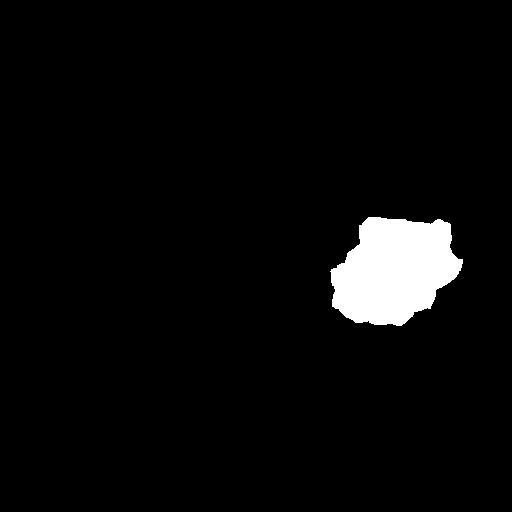
#> input picture 目标距离比例/test.png, 512 x 512 px
$ python object_distance_rate.py --image test.png   (older library calls are emulated)
#> lines starting #> are read from the running program, lines starting #| are printed output that depends on the picture; after the words box and inside, x2 and y2 are one past the last pixel; in counts of white or black regions, pixels touching at a corner belong together
# coding=utf-8
# 导入相应的pthon包
from scipy.spatial import distance as dist
from imutils import perspective
from imutils import contours
import numpy as np
import argparse
import imutils
import cv2

# 计算中心点函数
def midpoint(ptA, ptB):
	return ((ptA[0] + ptB[0]) * 0.5, (ptA[1] + ptB[1]) * 0.5)
i = 0

def paint_calculate(ptA, color):
	xA = ptA[0]
	yA = ptA[1]
	cv2.circle(orig, (int(xA), int(yA)), 2, color, -1)
	cv2.circle(orig, (int(0.5 * w), int(0.5 * h)), 2, color, -1)
	cv2.circle(orig, (int(w), int(h)), 3, color, -1)
	cv2.line(orig, (int(xA), int(yA)), (int(0.5 * w), int(0.5 * h)), color, 1)
	cv2.line(orig, (int(w), int(h)), (int(0.5 * w), int(0.5 * h)), color, 1)

	# 计算坐标之间的欧式距离并及进行距离转换
	D1 = dist.euclidean((xA, yA), (int(0.5 * w), int(0.5 * h))) / refObj[2]
	(mX, mY) = midpoint((xA, yA), (int(0.5 * w), int(0.5 * h)))
	cv2.putText(orig, "{:.3}".format(D1), (int(mX), int(mY - 10)), cv2.FONT_HERSHEY_SIMPLEX, 0.55, color, 1)

	D2 = dist.euclidean((int(w), int(h)), (int(0.5 * w), int(0.5 * h))) / refObj[2]
	(mX, mY) = midpoint((int(w), int(h)), (int(0.5 * w), int(0.5 * h)))
	cv2.putText(orig, "{:.3f}".format(D2), (int(mX), int(mY - 10)), cv2.FONT_HERSHEY_SIMPLEX, 0.55, color, 1)
	cv2.putText(orig, "RATE:{:.4f}".format(D1 / D2), (int(mX - 300), int(mY - 10)), cv2.FONT_HERSHEY_SIMPLEX, 0.55,
				color, 1)
	# 显示结果

	cv2.imshow("Image", orig)
	cv2.waitKey(0)


# 进行参数配置和解析
ap = argparse.ArgumentParser()
ap.add_argument("-i", "--image", required=True, help="path to the input image")
args = vars(ap.parse_args())

# 读取图片
image = cv2.imread(args["image"])
#> image is the input picture: shape (512, 512, 3); min 0, max 255, mean 10.1

# 执行灰度变换
gray = cv2.cvtColor(image, cv2.COLOR_BGR2GRAY)
# 执行高斯滤波
gray = cv2.GaussianBlur(gray, (7, 7), 0)

h = image.shape[0]
#> h = 512
w = image.shape[1]
#> w = 512

# 执行Canny边缘检测
edged = cv2.Canny(gray, 50, 100)
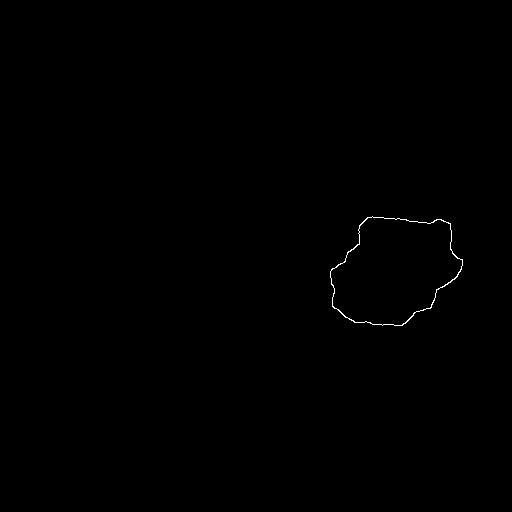
#> edged: shape (512, 512); 0.18% white in thin lines or dots, all inside (x1, y1, x2, y2) = (330, 216, 463, 326)
# 执行腐蚀和膨胀后处理
edged = cv2.dilate(edged, None, iterations=1)
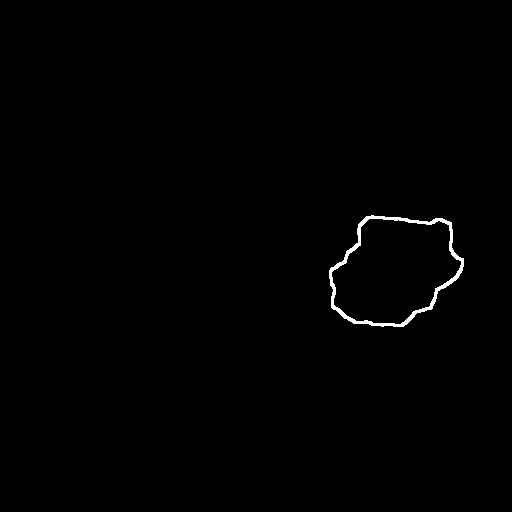
#> edged: shape (512, 512); 0.56% white; 1 white region, box (x1, y1, x2, y2) and area: (329, 215, 464, 327) 1473
edged = cv2.erode(edged, None, iterations=1)

# 在边缘映射中寻找轮廓
cnts = cv2.findContours(edged.copy(), cv2.RETR_EXTERNAL, cv2.CHAIN_APPROX_SIMPLE)
#> cnts = 1 contour; box (x1, y1, x2, y2) and area: (330, 216, 463, 326) 10399
cnts = imutils.grab_contours(cnts)

# 对轮廓点进行排序
(cnts, _) = contours.sort_contours(cnts)
# 设置显示颜色

refObj = None

# 循环遍历每一个轮廓点
for c in cnts:
	# 过滤点太小的轮廓点
	if cv2.contourArea(c) < 100:
		continue

	# 计算最小的外接矩形
	box = cv2.minAreaRect(c)
	box = cv2.cv.BoxPoints(box) if imutils.is_cv2() else cv2.boxPoints(box)
	box = np.array(box, dtype="int")

	# 对轮廓点进行排序
	box = perspective.order_points(box)

	# 计算BB的中心点
	cX = np.average(box[:, 0])
	cY = np.average(box[:, 1])

	if refObj is None:
		# 获取4个坐标点并计算中心点坐标
		(tl, tr, br, bl) = box
		(tlblX, tlblY) = midpoint(tl, bl)
		(trbrX, trbrY) = midpoint(tr, br)

		# 计算中心点之间的欧式距离
		D = dist.euclidean((tlblX, tlblY), (trbrX, trbrY))
		# 获取计算结果
		# refObj = (box, (cX, cY), D / args["width"])
		refObj = (box, (cX, cY), D / 1.0)


	# 绘制轮廓
	orig = image.copy()
	cv2.drawContours(orig, [box.astype("int")], -1, (0, 255, 0), 2)
	cv2.drawContours(orig, [refObj[0].astype("int")], -1, (0, 255, 0), 2)

	# 进行坐标堆叠
	refCoords = np.vstack([refObj[0], refObj[1]])
	objCoords = np.vstack([box, (cX, cY)])

	# 遍历所有的坐标点

	xN = (refCoords[0][0] + refCoords[1][0]) * 0.5
	yN = (refCoords[0][1] + refCoords[1][1]) * 0.5

	xE = (refCoords[1][0] + refCoords[2][0]) * 0.5
	yE = (refCoords[1][1] + refCoords[2][1]) * 0.5

	xS = (refCoords[2][0] + refCoords[3][0]) * 0.5
	yS = (refCoords[2][1] + refCoords[3][1]) * 0.5

	xW = (refCoords[3][0] + refCoords[0][0]) * 0.5
	yW = (refCoords[3][1] + refCoords[0][1]) * 0.5

	xC = refCoords[4][0]
	yC = refCoords[4][1]

	colors = ((0, 0, 255), (240, 0, 159), (0, 165, 255), (255, 255, 0), (255, 0, 255))

		# 绘制点并连接为直线
	paint_calculate((xN, yN), colors[0])
	orig = image.copy()
	cv2.drawContours(orig, [box.astype("int")], -1, (0, 255, 0), 2)
	cv2.drawContours(orig, [refObj[0].astype("int")], -1, (0, 255, 0), 2)

	paint_calculate((xE, yE), colors[1])
	orig = image.copy()
	cv2.drawContours(orig, [box.astype("int")], -1, (0, 255, 0), 2)
	cv2.drawContours(orig, [refObj[0].astype("int")], -1, (0, 255, 0), 2)

	paint_calculate((xW, yW), colors[2])
	orig = image.copy()
	cv2.drawContours(orig, [box.astype("int")], -1, (0, 255, 0), 2)
	cv2.drawContours(orig, [refObj[0].astype("int")], -1, (0, 255, 0), 2)

	paint_calculate((xS, yS), colors[3])
	orig = image.copy()
	cv2.drawContours(orig, [box.astype("int")], -1, (0, 255, 0), 2)
	cv2.drawContours(orig, [refObj[0].astype("int")], -1, (0, 255, 0), 2)

	paint_calculate((xC, yC), colors[4])
#> this loop made 1 pass
#> (cX, cY, tl, tr, br, bl, tlblX, tlblY) on pass 1: (395.2, 270.8, [332, 214], [463, 219], [459, 328], [327, 322], 329.5, 268)
#> pass 1, in paint_calculate, `cv2.imshow("Image", orig)`:
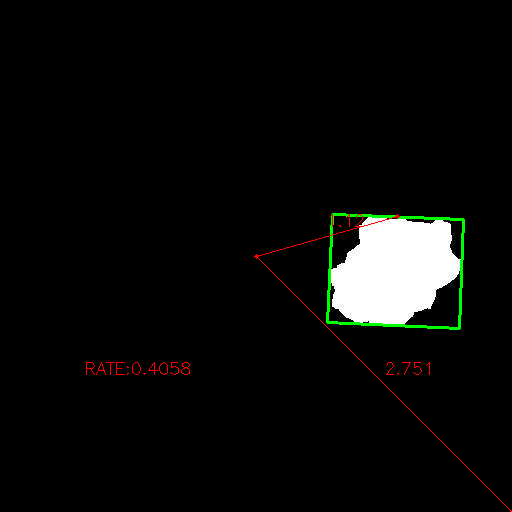
#> window 'Image': shape (512, 512, 3); mean B, G, R 10, 11.3, 10.8
#> pass 1, in paint_calculate (call 2), `cv2.imshow("Image", orig)`:
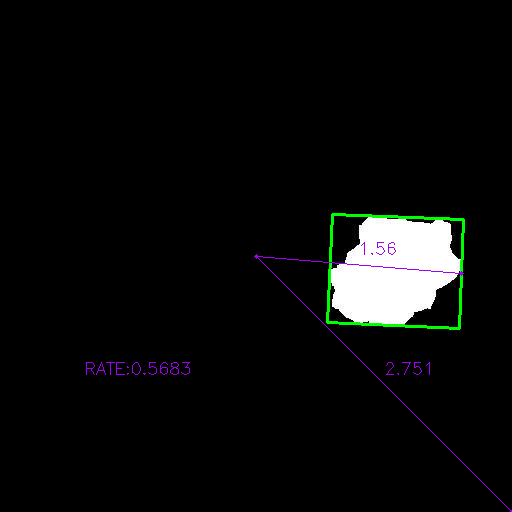
#> window 'Image': shape (512, 512, 3); mean B, G, R 10.7, 11.2, 10.4
#> pass 1, in paint_calculate (call 3), `cv2.imshow("Image", orig)`:
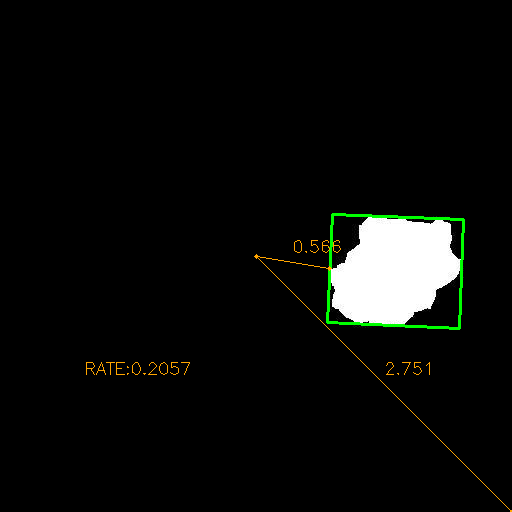
#> window 'Image': shape (512, 512, 3); mean B, G, R 10, 11.9, 10.8
#> pass 1, in paint_calculate (call 4), `cv2.imshow("Image", orig)`:
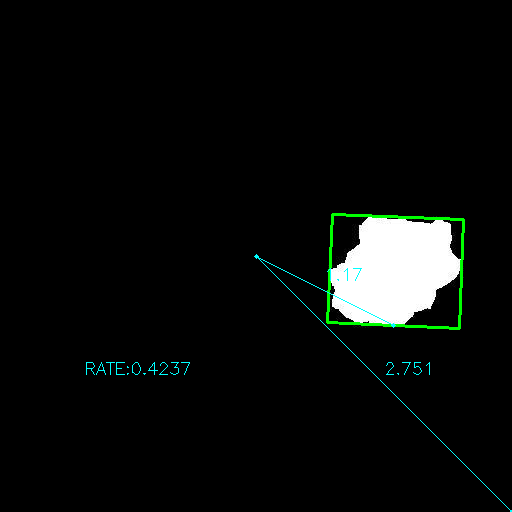
#> window 'Image': shape (512, 512, 3); mean B, G, R 10.7, 12.1, 9.9
#> after the loop, D = 131.6; tlblX = 329.5; tlblY = 268; trbrX = 461; trbrY = 273.5
